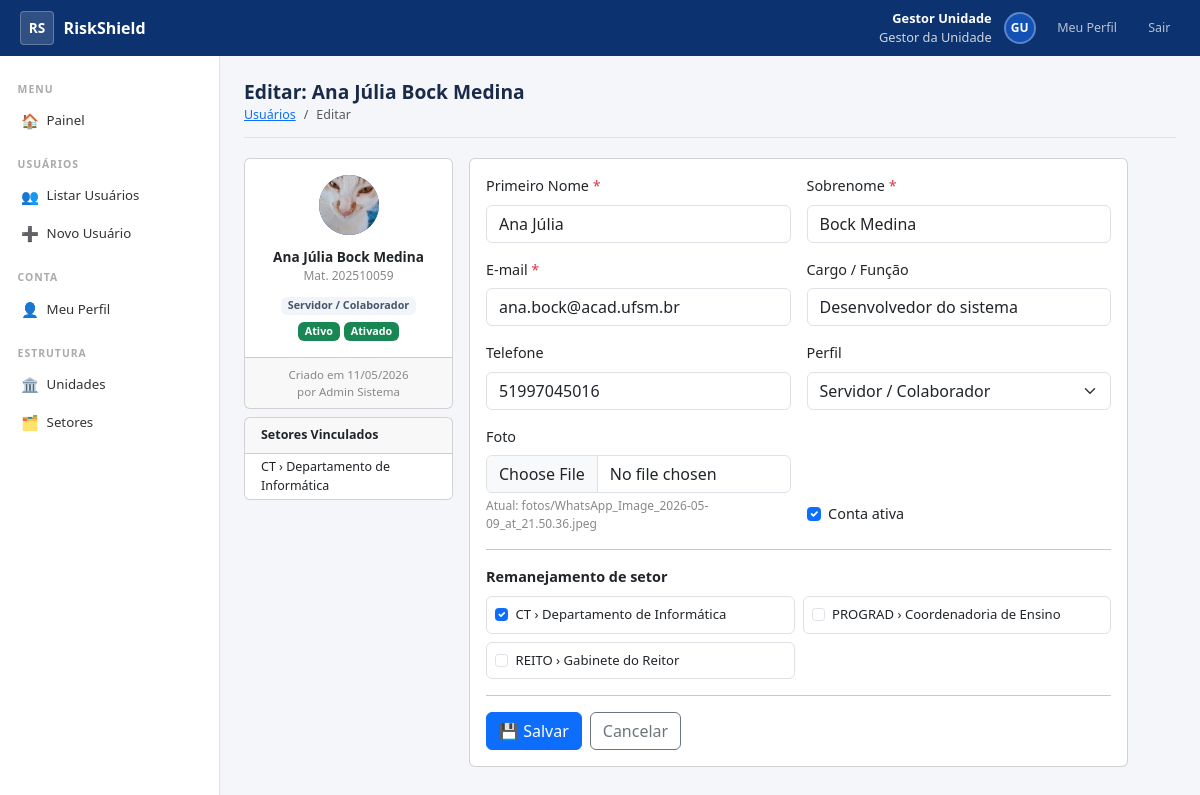
/usuarios/6/editar/ (signed in), run on an earlier commit of the app's database.
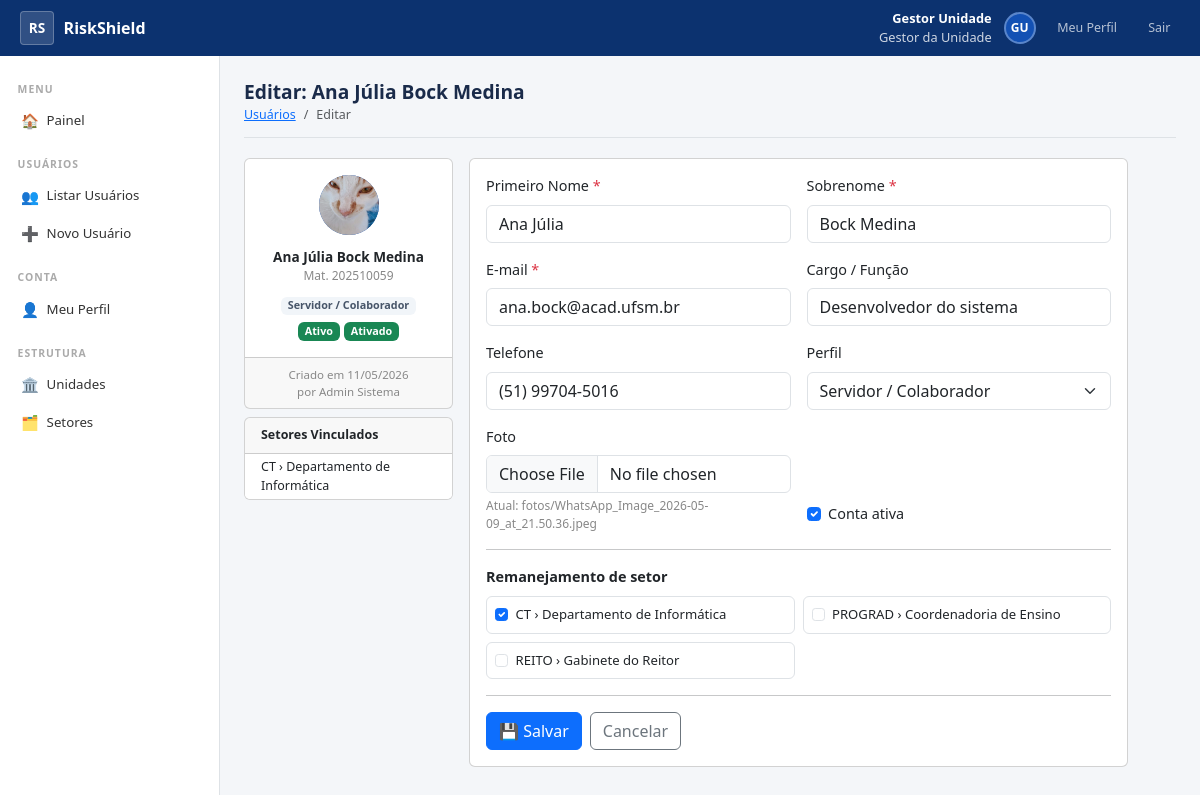
And on a later commit of the database.
### accounts/models.py (models this page shows, shortened)
class Usuario(AbstractBaseUser, PermissionsMixin):
    primeiro_nome = models.CharField('Primeiro Nome', max_length=80)
    sobrenome     = models.CharField('Sobrenome',     max_length=100)
    matricula     = models.CharField('Matrícula',     max_length=20, unique=True, db_index=True)
    email         = models.EmailField('E-mail Institucional', unique=True, db_index=True)
    foto          = models.ImageField('Foto', upload_to='fotos/', blank=True, null=True)
    telefone      = models.CharField('Telefone Institucional', max_length=20, blank=True)
    cargo         = models.CharField('Cargo / Função',         max_length=120, blank=True)
    perfil = models.CharField(
        'Perfil',
        max_length=20,
        choices=Perfil.choices,
        default=Perfil.SERVIDOR,
        db_index=True,
    )
    ativo           = models.BooleanField('Ativo', default=True, db_index=True)
    conta_ativada   = models.BooleanField('Conta Ativada', default=False)
    is_staff        = models.BooleanField('Acesso Admin Django', default=False)
    criado_em       = models.DateTimeField('Criado em',    auto_now_add=True)
    atualizado_em   = models.DateTimeField('Atualizado em', auto_now=True)
    deleted_at      = models.DateTimeField('Excluído em',  null=True, blank=True, db_index=True)
    criado_por      = models.ForeignKey(
        'self', on_delete=models.SET_NULL,
        null=True, blank=True,
        related_name='usuarios_criados',
        verbose_name='Criado por',
    )
    ultimo_login_ip = models.GenericIPAddressField('IP do Último Login', null=True, blank=True)
    history = HistoricalRecords(
        history_change_reason_field=models.TextField(null=True),
        excluded_fields=['last_login', 'ultimo_login_ip'],
    )
    objects = UsuarioManager()
    USERNAME_FIELD  = 'matricula'
    REQUIRED_FIELDS = ['email', 'primeiro_nome', 'sobrenome']
    class Meta:
        verbose_name         = 'Usuário'
        verbose_name_plural  = 'Usuários'
        ordering             = ['primeiro_nome', 'sobrenome']
    def get_nome_completo(self):
        return f'{self.primeiro_nome} {self.sobrenome}'.strip()
    def get_iniciais(self):
        partes = self.get_nome_completo().split()
        if len(partes) >= 2:
            return f'{partes[0][0]}{partes[-1][0]}'.upper()
        return self.matricula[:2].upper()
    @property
    def is_admin(self):
        return self.perfil == Perfil.ADMIN
    @property
    def is_gestor_unidade(self):
        return self.perfil == Perfil.GESTOR_UNIDADE
    @property
    def is_gestor_setor(self):
        return self.perfil == Perfil.GESTOR_SETOR
    @property
    def pode_criar_usuario(self):
        return self.perfil in (Perfil.ADMIN, Perfil.GESTOR_UNIDADE)
    @property
    def pode_gerenciar_usuarios(self):
        return self.perfil in (Perfil.ADMIN, Perfil.GESTOR_UNIDADE, Perfil.GESTOR_SETOR)
    @property
    def pode_ver_logs(self):
        return self.perfil == Perfil.ADMIN
    def pode_editar_usuario(self, alvo):
        if self.perfil == Perfil.ADMIN:
            return True
        if self.perfil == Perfil.GESTOR_UNIDADE:
            if alvo.perfil == Perfil.ADMIN:
                return False
            return True
        if self.perfil == Perfil.GESTOR_SETOR:
            return self._mesmo_setor(alvo)
        return False
    def get_setores_ativos(self):
        return self.usuario_setores.filter(ativo=True).select_related('setor__unidade')

### accounts/views.py (the view, shortened to what this page needs)
# urls.py: path('usuarios/<int:pk>/editar/',                 views.view_editar_usuario,   name='editar_usuario'),
@requer_pode_gerenciar_usuarios
def view_editar_usuario(request, pk):
    u    = request.user
    alvo = get_object_or_404(Usuario, pk=pk)
    if not u.pode_editar_usuario(alvo):
        messages.error(request, 'Sem permissão para editar este usuário.')
        return redirect('lista_usuarios')
    setores_qs = _qs_setores(u)
    form = EditarUsuarioForm(
        request.POST or None, request.FILES or None,
        instance=alvo, usuario_logado=u, queryset_setores=setores_qs,
    )
    return render(request, 'accounts/editar_usuario.html', {
        'form': form, 'alvo': alvo,
        'setores': alvo.get_setores_ativos(),
        'setores_disponiveis': setores_qs,
        'titulo': f'Editar: {alvo.get_nome_completo()}',
    })

### accounts/managers.py (called while the page is built)
    def get_queryset(self):
        return super().get_queryset().filter(deleted_at__isnull=True)

### accounts/views.py (called while the page is built)
def _qs_setores(usuario):
    if usuario.is_admin or usuario.is_gestor_unidade:
        return Setor.objects.filter(ativo=True).select_related('unidade')
    if usuario.is_gestor_setor:
        set_ids = usuario.usuario_setores.filter(ativo=True).values_list('setor_id', flat=True)
        return Setor.objects.filter(id__in=set_ids, ativo=True).select_related('unidade')
    return Setor.objects.none()

### organizacional/models.py (called while the page is built)
    def __str__(self):
        return f'{self.unidade.sigla} › {self.nome}' if self.unidade.sigla else f'{self.unidade.nome} › {self.nome}'

### templates/accounts/editar_usuario.html (shortened to what the changed rows need)
{% extends 'base_sistema.html' %}
{% block content %}
<div class="page-header">
  <h1>{{ titulo }}</h1>
</div>
<div class="row g-3" style="max-width:900px;">
  <div class="col-md-3">
    <div class="card text-center">
      <div class="card-body p-3">
        <div style="width:60px;height:60px;border-radius:50%;background:#1351B4;display:flex;align-items:center;justify-content:center;color:#fff;font-size:1.2rem;font-weight:700;margin:0 auto .75rem;">
          {% if alvo.foto %}<img src="{{ alvo.foto.url }}" style="width:100%;height:100%;object-fit:cover;border-radius:50%;">
          {% else %}{{ alvo.get_iniciais }}{% endif %}
        </div>
        <div style="font-weight:700; font-size:.85rem;">{{ alvo.get_nome_completo }}</div>
        <div style="font-size:.75rem; color:#888;">Mat. {{ alvo.matricula }}</div>
        <div class="mt-2">
          <span class="badge badge-{% if alvo.is_admin %}admin{% elif alvo.is_gestor_unidade %}gu{% elif alvo.is_gestor_setor %}gs{% else %}serv{% endif %}">
            {{ alvo.get_perfil_display }}
          </span>
        </div>
        <div class="mt-1">
          {% if alvo.ativo %}<span class="badge bg-success">Ativo</span>{% else %}<span class="badge bg-danger">Inativo</span>{% endif %}
          {% if alvo.conta_ativada %}<span class="badge bg-success">Ativado</span>{% else %}<span class="badge bg-warning text-dark">Pendente</span>{% endif %}
        </div>
      </div>
      <div class="card-footer p-2" style="font-size:.72rem; color:#888;">
        Criado em {{ alvo.criado_em|date:"d/m/Y" }}<br>
        {% if alvo.criado_por %}por {{ alvo.criado_por.get_nome_completo }}{% endif %}
      </div>
    </div>
  </div>
  <div class="col-md-9">
    <div class="card">
      <div class="card-body">
        <form method="post" enctype="multipart/form-data" novalidate>
          <div class="row g-3">
            <div class="col-sm-6">
              <label class="form-label">Primeiro Nome <span class="text-danger">*</span></label>
              <input type="text" name="primeiro_nome" class="form-control {% if form.primeiro_nome.errors %}is-invalid{% endif %}"
                     value="{{ form.primeiro_nome.value|default:alvo.primeiro_nome }}" required
                     {% if form.fields.primeiro_nome.disabled %}disabled{% endif %}>
            </div>
            <div class="col-sm-6">
              <label class="form-label">Sobrenome <span class="text-danger">*</span></label>
              <input type="text" name="sobrenome" class="form-control {% if form.sobrenome.errors %}is-invalid{% endif %}"
                     value="{{ form.sobrenome.value|default:alvo.sobrenome }}" required
                     {% if form.fields.sobrenome.disabled %}disabled{% endif %}>
            </div>
            <div class="col-sm-6">
              <label class="form-label">E-mail <span class="text-danger">*</span></label>
              <input type="email" name="email" class="form-control {% if form.email.errors %}is-invalid{% endif %}"
                     value="{{ form.email.value|default:alvo.email }}" required
                     {% if form.fields.email.disabled %}disabled{% endif %}>
            </div>
            <div class="col-sm-6">
              <label class="form-label">Cargo / Função</label>
              <input type="text" name="cargo" class="form-control"
                     value="{{ form.cargo.value|default:alvo.cargo }}"
                     {% if form.fields.cargo.disabled %}disabled{% endif %}>
            </div>
            <div class="col-sm-6">
              <label class="form-label">Telefone</label>
              <input type="text" name="telefone" class="form-control"
                     value="{{ form.telefone.value|default:alvo.telefone }}"
                     {% if form.fields.telefone.disabled %}disabled{% endif %}>
            </div>
            <div class="col-sm-6">
              <label class="form-label">Perfil</label>
              <select name="perfil" class="form-select" {% if form.fields.perfil.disabled %}disabled{% endif %}>
                {% for val, lbl in form.fields.perfil.choices %}
                <option value="{{ val }}" {% if form.perfil.value == val or alvo.perfil == val %}selected{% endif %}>{{ lbl }}</option>
                {% endfor %}
              </select>
            </div>
            <div class="col-sm-6">
              <label class="form-label">Foto</label>
              <input type="file" name="foto" class="form-control" accept="image/*"
                     {% if form.fields.foto.disabled %}disabled{% endif %}>
              {% if alvo.foto %}<div style="font-size:.75rem; color:#888; margin-top:.25rem;">Atual: {{ alvo.foto.name }}</div>{% endif %}
            </div>
            <div class="col-sm-6 d-flex align-items-end pb-1">
              <div class="form-check">
                <input class="form-check-input" type="checkbox" name="ativo" id="id_ativo_edit"
                       {% if form.ativo.value != False and alvo.ativo %}checked{% endif %}
                       {% if form.fields.ativo.disabled %}disabled{% endif %}>
                <label class="form-check-label" for="id_ativo_edit">Conta ativa</label>
              </div>
            </div>
          </div>
        </form>
      </div>
    </div>
  </div>
</div>
{% endblock %}

What changed in the data, as far as the page shows it:
changed Usuario "Ana Júlia Bock Medina": telefone "51997045016" → "(51) 99704-5016"
